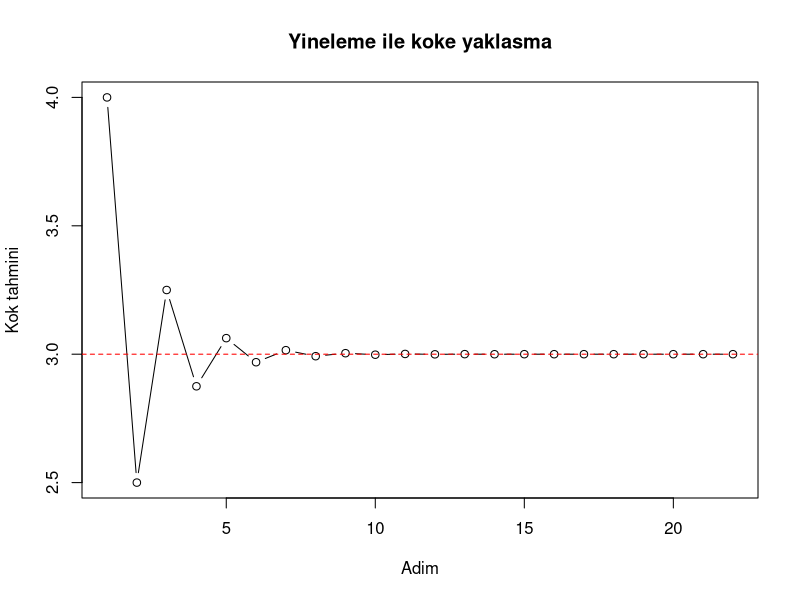

Reproduce this figure in R.
# Ortalama Alarak Kök Bulma

f <- function(x) 2 * x - 6
sol <- 1
sag <- 7
hata_payi <- 1e-6
adimlar <- data.frame(adim = integer(), tahmin = numeric(), deger = numeric())

# Aralık uçlarındaki işaretler zıt; f bu aralıkta süreklidir.
# Sürekli bir fonksiyonda zıt işaretler arada en az bir kök olduğunu gösterir.
for (adim in 1:100) {
  orta <- (sol + sag) / 2
  deger <- f(orta)
  adimlar <- rbind(adimlar, data.frame(adim, tahmin = orta, deger))
  if (abs(deger) < hata_payi) break
  if (f(sol) * deger > 0) {
    sol <- orta
  } else {
    sag <- orta
  }
}
head(adimlar)  # İlk tahminler: 4; 2.5; 3.25; 2.875; ...
orta           # Yaklaşık 3
f(orta)        # Yaklaşık 0

# Bilgisayarda tam sıfır beklemek yerine hata payıyla duruyoruz.
plot(adimlar$adim, adimlar$tahmin, type = "b",
     xlab = "Adim", ylab = "Kok tahmini", main = "Yineleme ile koke yaklasma")
abline(h = 3, col = "red", lty = 2)
# Deneyiniz: f(x) = 3x - 5 için [1, 2] aralığında tekrar uygulayınız.
